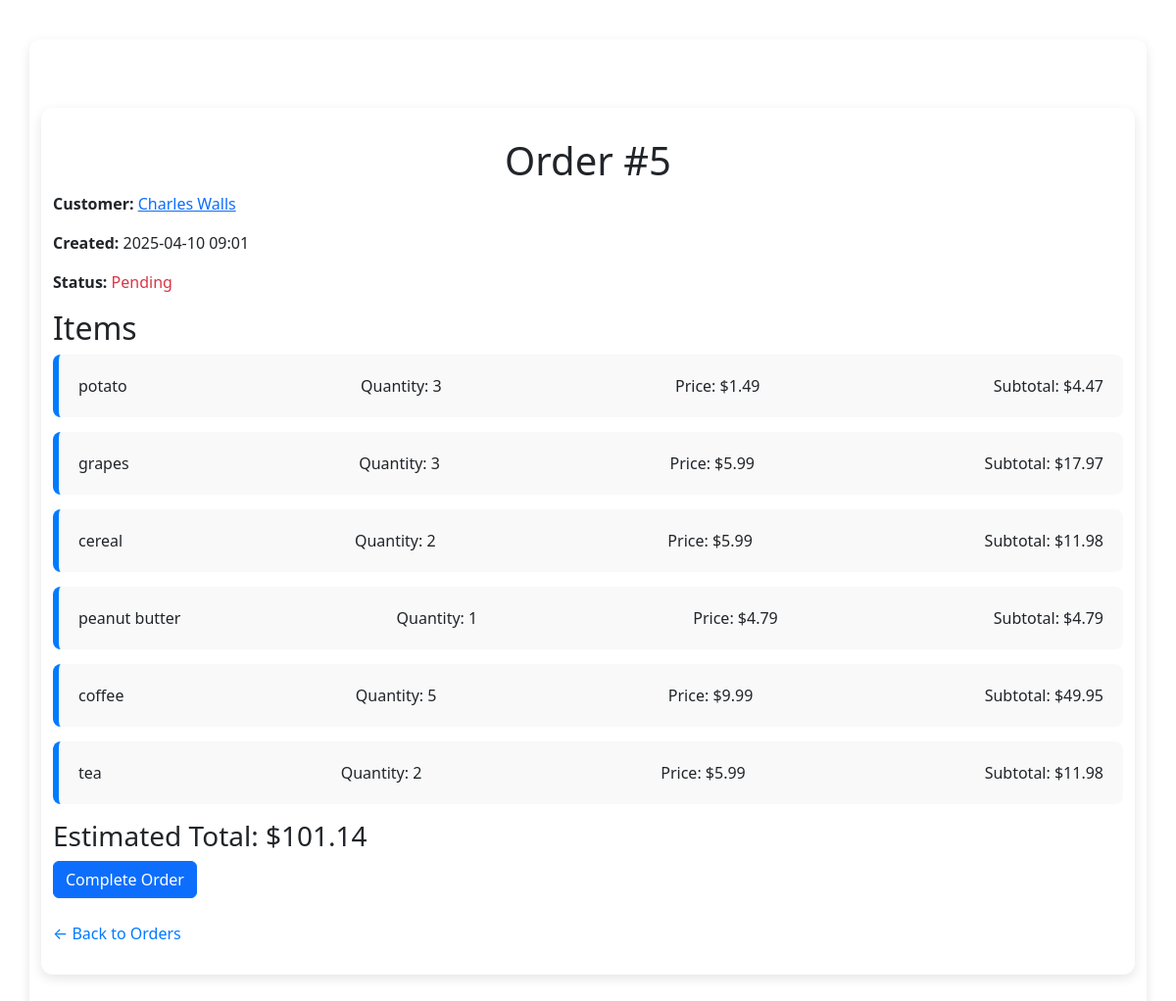
/order/5, run on an earlier commit of the app's database.
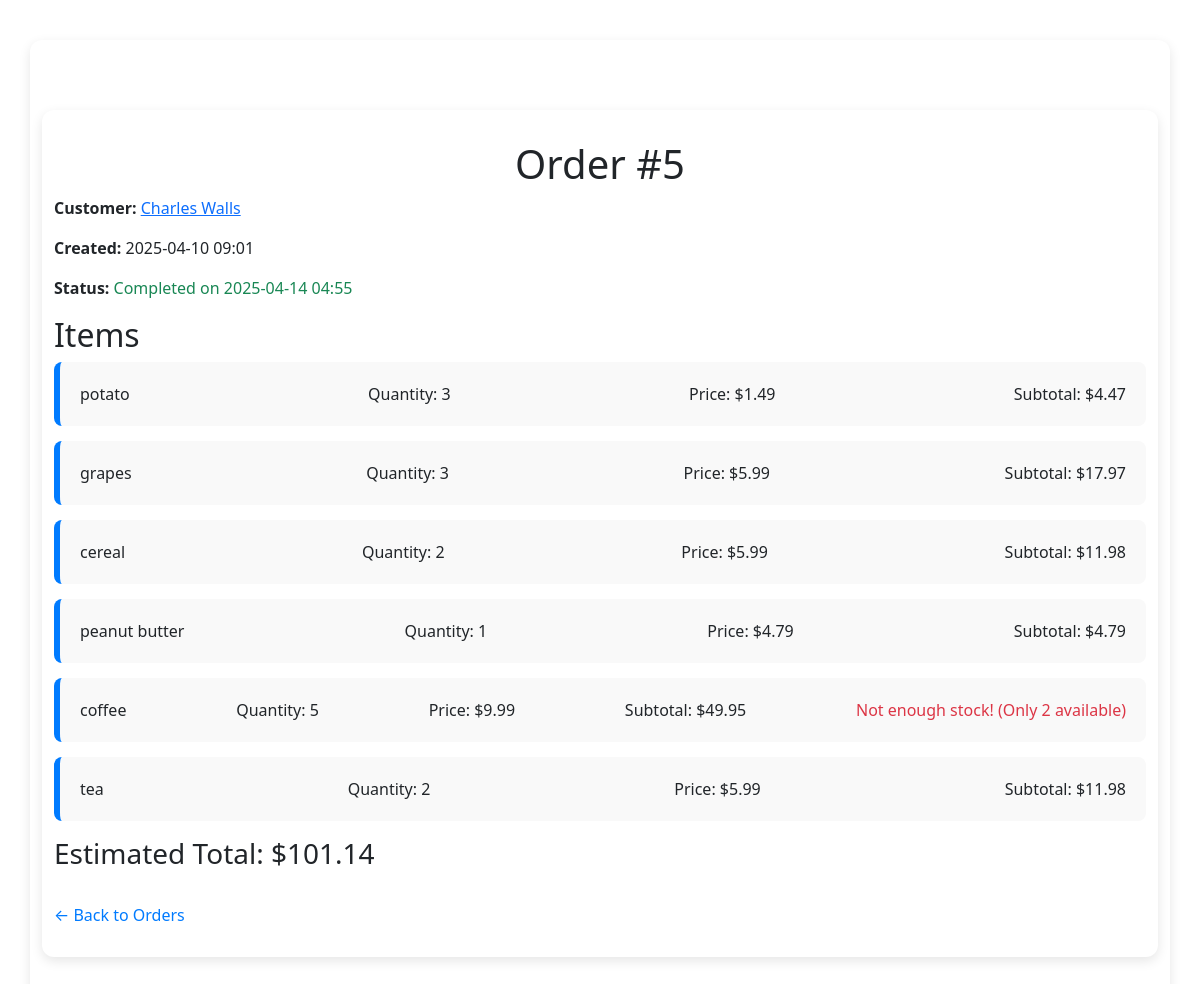
And on a later commit of the database.
### models/order.py (models this page shows, shortened)
class Order(db.Model):
        __tablename__ = "order"
        id = mapped_column(Integer, primary_key=True, autoincrement=True)
        customer_id = mapped_column(Integer, ForeignKey("customers.id"))
        created = mapped_column(DateTime, default=datetime.now)
        completed = mapped_column(DateTime, nullable=True)
        amount = mapped_column(Float, nullable=True)
        product_order = relationship("ProductOrder", back_populates="order")
        customer = relationship("Customer", back_populates="order")
        def estimate(self):
            total = 0
            for po in self.product_order:
                one = po.product.price * po.qty
                total = total + one
            return total

### models/productorder.py (models this page shows)
class ProductOrder(db.Model):
        __tablename__ = "product_order"
        order_id = mapped_column(Integer, ForeignKey("order.id"), primary_key=True)
        product_id = mapped_column(Integer, ForeignKey("product.id"), primary_key=True)
        qty = mapped_column(Integer, default=0)
        product = relationship("Product", back_populates="product_order")
        order = relationship("Order", back_populates="product_order")

### models/product.py (models this page shows, shortened)
class Product(db.Model):
    __tablename__ = "product"
    id = mapped_column(Integer, primary_key=True, autoincrement=True)
    name = mapped_column(String)
    qty = mapped_column(Integer, default=0)
    price = mapped_column(Float)
    category_id = mapped_column(Integer, ForeignKey("categories.id"))
    category = relationship("Category", back_populates="products")
    product_order = relationship("ProductOrder", back_populates="product")

### app.py (the view)
@app.route("/order/<int:id>")
def order_detail(id):
    order = db.session.execute(db.select(Order).where(Order.id == id)).scalar()
    return render_template("order.html", data = order)

### templates/order.html (shortened to what this page needs)
{% extends "base.html" %}
{% block content %}
<div class="container">
    <h1>Order #{{ data.id }}</h1>
    <p><strong>Customer:</strong>
        <a href="{{ url_for('customer_detail', id=data.customer.id) }}">
            {{ data.customer.name }}
        </a>
    </p>
    <p><strong>Created:</strong> {{ data.created.strftime("%Y-%m-%d %H:%M") }}</p>
    <p><strong>Status:</strong>
        {% if data.completed %}
            <span class="text-success">Completed on {{ data.completed.strftime('%Y-%m-%d %H:%M') }}</span>
        {% else %}
            <span class="text-danger">Pending</span>
        {% endif %}
    </p>
    <h2>Items</h2>
    <ul class="customers-list">
        {% for item in data.product_order %}
        <li>
            <div class="customer-info">
                <span class="customer-name">{{ item.product.name }}</span>
                <span class="customer-phone">Quantity: {{ item.qty }}</span>
                <span class="customer-phone">Price: ${{ "%.2f"|format(item.product.price) }}</span>
                <span class="customer-phone">Subtotal: ${{ "%.2f"|format(item.qty * item.product.price) }}</span>
                {% if item.qty > item.product.qty %}
                    <span class="customer-phone text-danger">
                        Not enough stock! (Only {{ item.product.qty }} available)
                    </span>
                {% endif %}
            </div>
        </li>
        {% endfor %}
    </ul>
    <h3>Estimated Total: ${{ "%.2f"|format(data.estimate()) }}</h3>
    {% if not data.completed %}
    <form method="POST" action="{{ url_for('complete_order_view', id=data.id) }}">
        <button type="submit" class="btn btn-primary">Complete Order</button>
    </form>
    {% endif %}
    <br>
    <a class="customer-link" href="{{ url_for('show_orders') }}">← Back to Orders</a>
</div>
{% endblock %}

What changed in the data, as far as the page shows it:
changed Order id 5: completed (not shown) → "2025-04-14 04:55"
changed through a linked row, ProductOrder "coffee": product.qty (not shown) → "2"
changed Product (number 5 of 6 on the later page): qty 7 → 2 (drawn)
Also different on the page:
text no longer shown: "Pending Complete Order"
text now shown: "Completed on"
